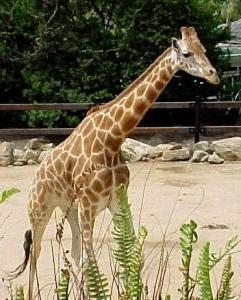
#> input picture cs510tutorials/tutorial07/CalTech_256_084_0082.jpg, 241 x 300 px
$ python tutorial07.py
#> lines starting #> are read from the running program, lines starting #| are printed output that depends on the picture
import cv2
import numpy as np

img = cv2.imread('CalTech_256_084_0082.jpg')
#> img is the input picture: shape (300, 241, 3); mean B, G, R 87.6, 114.9, 125

def warpGiraffe() :
    cv2.namedWindow('imgsrc',cv2.WINDOW_NORMAL)
    cv2.namedWindow('imgdst',cv2.WINDOW_NORMAL)
    rows,cols,chans = img.shape
#> rows = 300; cols = 241; chans = 3

    pts1 = np.float32([[0,0],[0,300],[241,0],[241,300]])
    #pts2 = np.float32([[0,0],[0,300],[200,50],[200,250]])
    pts2 = np.float32([[50,0],[0,300],[350,0],[241,300]])
    M    = cv2.getPerspectiveTransform(pts1,pts2)
    print(M)
    dst  = cv2.warpPerspective(img,M,(cols,rows))
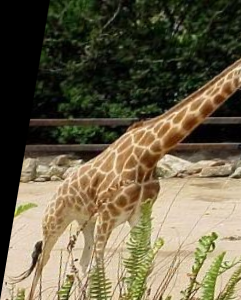
#> dst: shape (300, 241, 3); mean B, G, R 72.3, 97, 105.8
    cv2.imshow('imgsrc',img)
    cv2.imshow('imgdst',dst)
    cv2.waitKey(0)

if __name__ == '__main__':
    warpGiraffe()
